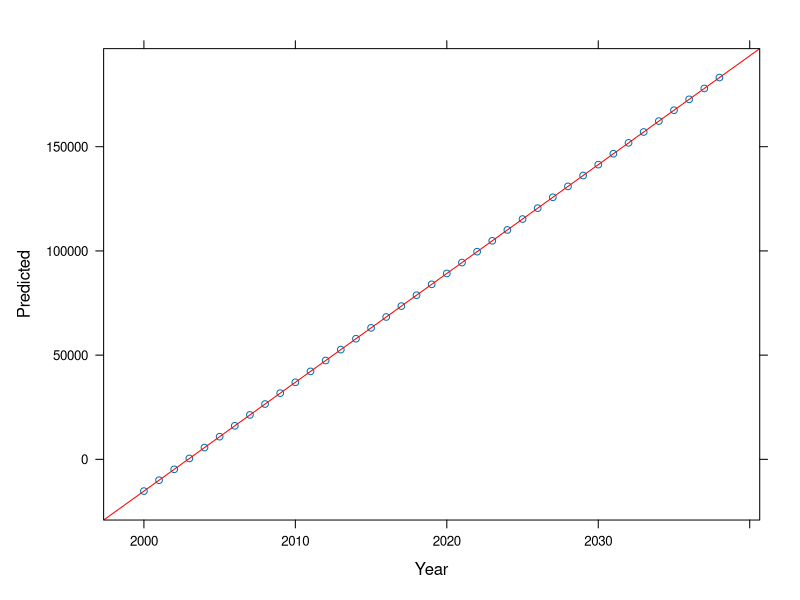

Here is the R script that generated this plot:
## ---- chunk 1
knitr::opts_chunk$set(echo = TRUE)
library(readr)
library(knitr)
library(dplyr)
library(lattice)
## ---- chunk 2
google_employment <- read_csv("google-employment.csv")
kable(google_employment)
## ---- chunk 3
google_data <- rbind(google_employment,
                  data.frame(Year=seq(max(google_employment$Year)+1,max(google_employment$Year)+20),
                             Employment=NA)
                  )
model <- lm(google_data$Employment ~ google_data$Year)
summary(model)
# get predicted values
google_data$Predicted = predict(model,data.frame(google_data$Year))
xyplot(Predicted ~ Year, data = google_data, type = c("p","r"), col.line = "red")

